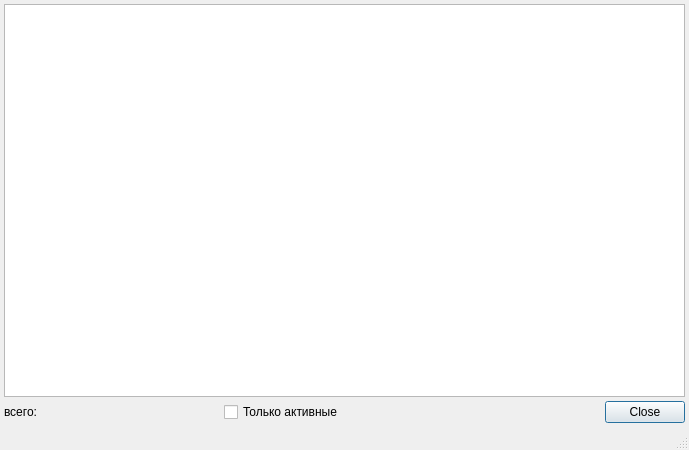
<?xml version="1.0" encoding="UTF-8"?>
<ui version="4.0">
 <class>ItemsListDialog</class>
 <widget class="QDialog" name="ItemsListDialog">
  <property name="windowModality">
   <enum>Qt::ApplicationModal</enum>
  </property>
  <property name="geometry">
   <rect>
    <x>0</x>
    <y>0</y>
    <width>689</width>
    <height>450</height>
   </rect>
  </property>
  <property name="windowTitle">
   <string>Список записей</string>
  </property>
  <property name="sizeGripEnabled">
   <bool>true</bool>
  </property>
  <property name="modal">
   <bool>true</bool>
  </property>
  <layout class="QGridLayout" name="gridLayout">
   <property name="margin">
    <number>4</number>
   </property>
   <property name="spacing">
    <number>4</number>
   </property>
   <item row="0" column="0" colspan="2">
    <widget class="CTableView" name="tblItems">
     <property name="whatsThis">
      <string comment="ура!">список записей</string>
     </property>
     <property name="tabKeyNavigation">
      <bool>false</bool>
     </property>
     <property name="alternatingRowColors">
      <bool>true</bool>
     </property>
    </widget>
   </item>
   <item row="1" column="0">
    <layout class="QHBoxLayout">
     <property name="spacing">
      <number>6</number>
     </property>
     <property name="margin">
      <number>0</number>
     </property>
     <item>
      <widget class="QLabel" name="label">
       <property name="text">
        <string>всего: </string>
       </property>
      </widget>
     </item>
     <item>
      <spacer>
       <property name="orientation">
        <enum>Qt::Horizontal</enum>
       </property>
       <property name="sizeHint" stdset="0">
        <size>
         <width>40</width>
         <height>20</height>
        </size>
       </property>
      </spacer>
     </item>
     <item>
      <widget class="QCheckBox" name="chkOnlyActive">
       <property name="visible">
        <bool>false</bool>
       </property>
       <property name="text">
        <string>Только активные</string>
       </property>
      </widget>
     </item>
    </layout>
   </item>
   <item row="1" column="1">
    <widget class="QDialogButtonBox" name="buttonBox">
     <property name="standardButtons">
      <set>QDialogButtonBox::Close</set>
     </property>
    </widget>
   </item>
   <item row="2" column="0" colspan="2">
    <widget class="QStatusBar" name="statusBar">
     <property name="sizePolicy">
      <sizepolicy hsizetype="Preferred" vsizetype="Fixed">
       <horstretch>0</horstretch>
       <verstretch>0</verstretch>
      </sizepolicy>
     </property>
     <property name="toolTip">
      <string>A status bar</string>
     </property>
     <property name="whatsThis">
      <string>A status bar.</string>
     </property>
     <property name="sizeGripEnabled">
      <bool>false</bool>
     </property>
    </widget>
   </item>
  </layout>
 </widget>
 <customwidgets>
  <customwidget>
   <class>CTableView</class>
   <extends>QTableView</extends>
   <header>TableView.h</header>
  </customwidget>
 </customwidgets>
 <tabstops>
  <tabstop>tblItems</tabstop>
 </tabstops>
 <resources/>
 <connections>
  <connection>
   <sender>buttonBox</sender>
   <signal>rejected()</signal>
   <receiver>ItemsListDialog</receiver>
   <slot>close()</slot>
   <hints>
    <hint type="sourcelabel">
     <x>623</x>
     <y>409</y>
    </hint>
    <hint type="destinationlabel">
     <x>626</x>
     <y>425</y>
    </hint>
   </hints>
  </connection>
 </connections>
</ui>
